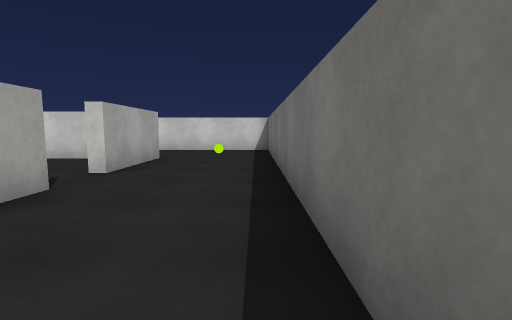
View 1 (above)

16 first-person views from a walk through a scene from a Unity 3-D project. The camera is 1.2 m above the floor, tilts 6° down and sees 85° across. The floor is counted in squares, 2 m on a side. Each view is taken from the middle of a square. On the plan, view 1 faces up. The plan holds only what a view shows up to about 9 squares ahead; the rest is blank. The place goes on beyond the plan. Door leaves are left out, so doorways stand open. Surface patterns are stand-ins for the level's own textures.

View 2
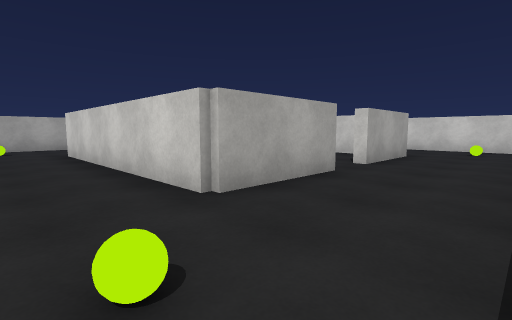

View 3
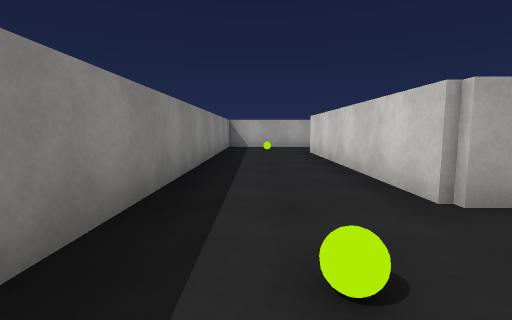

View 4
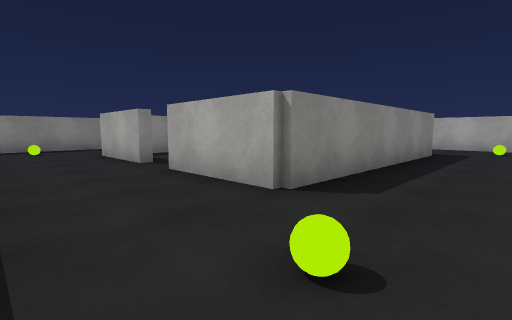

View 5
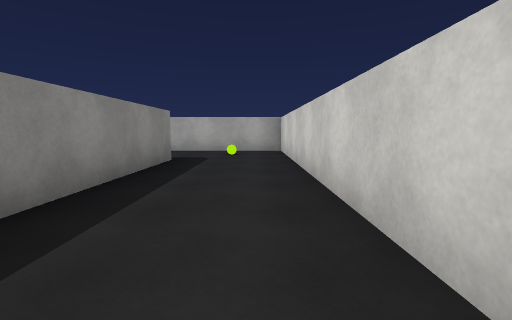

View 6
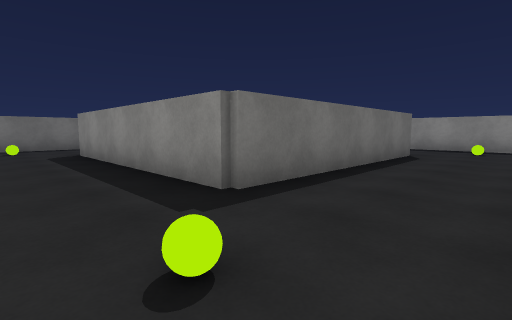

View 7
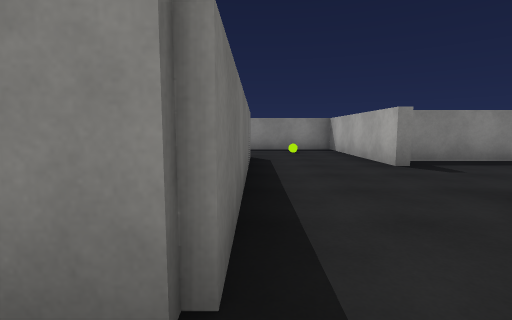

View 8
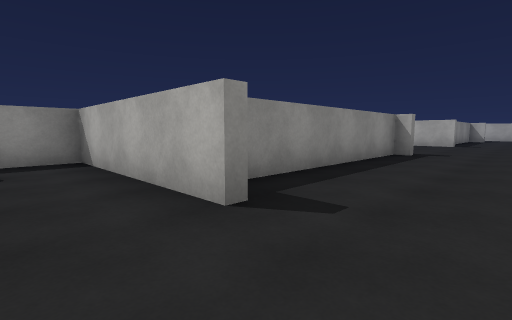

View 9
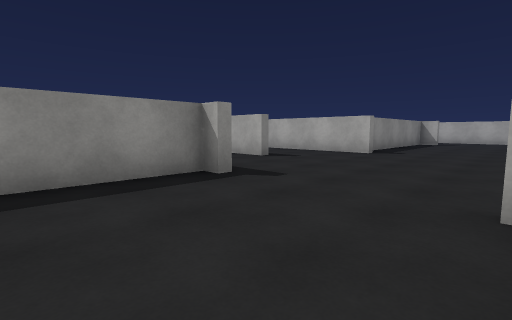

View 10
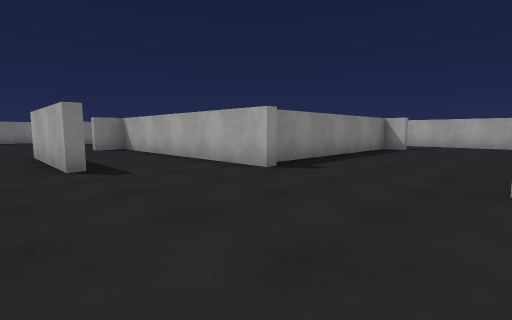

View 11
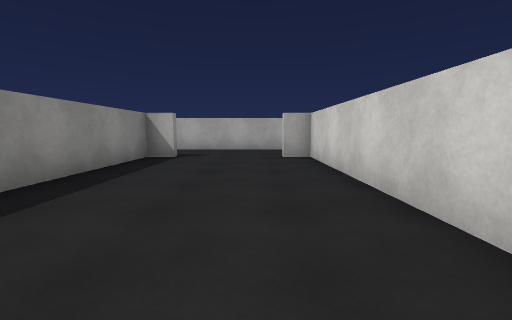

View 12
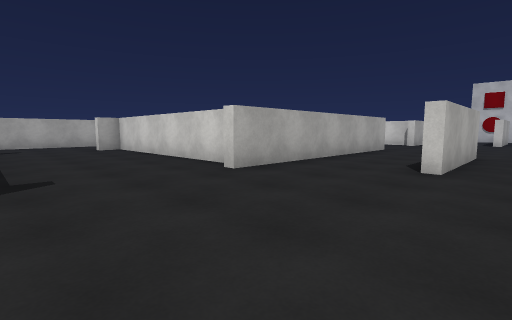

View 13
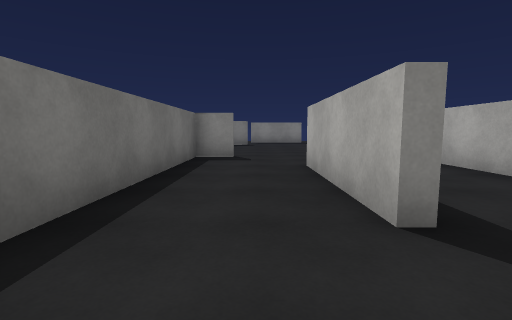

View 14
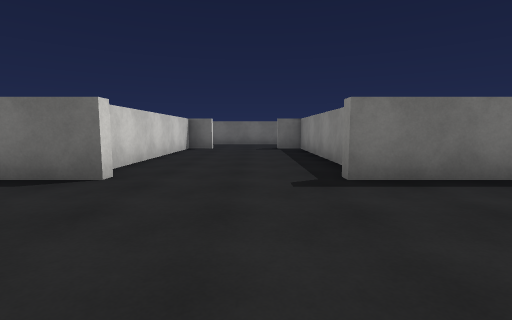

View 15
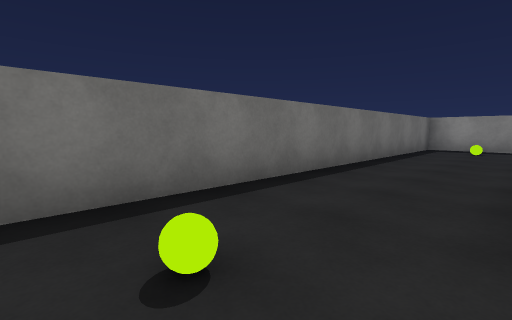

View 16
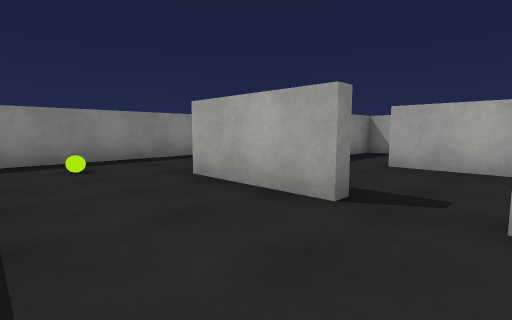

### Floor plan
Points are (right, up) in squares from view 1. A wall is a line through its corners. A room is listed if a view was taken in it or the views show most of it. See-through windows are left out.
Room 1 (views 1, 2, 3)
walls: (-2.1, 0.5) (-7.9, 0.5); (-10.4, 0.4) (-10.4, -2) (0.4, -2) (0.4, 0.5)
ways out: opening at (-0.5, 1.5) to room 2; opening at (-9.5, 1.5) to room 3
Room 2 (views 4, 5, 6, 7, 15, 16)
walls: (-2.1, 2.9) (-2.1, 0.5); (-7.9, 4.6) (-7.9, 6.3) (-2.1, 6.3) (-2.1, 3.9); (0.4, 0.5) (0.4, 8.8) (-10.4, 8.8) (-10.4, 5.4)
ways out: opening at (-0.5, 1.5) to room 1; opening at (-9.5, 5.5) to room 3; opening at (-2, 3) to room 5
Room 3 (view 8)
walls: (-10.4, 2.4) (-10.4, 0.4); (-7.9, 0.5) (-7.9, 4.6)
ways out: opening at (-9.5, 1.5) to room 1; opening at (-9.5, 5.5) to room 2; opening at (-11, 3.5) to room 4
Room 4 (views 9, 10, 11, 12, 13, 14)
walls: (-21.4, 2) (-21.4, -3.5); (-18.9, 0.4) (-18.9, -2.9); (-16.4, 2) (-16.4, 1.5) (-11, 1.5); (-22, 5.3) (-27.4, 5.3) (-27.4, 4.6); (-16.6, 4.8) (-16.6, 6.1); (-16.6, -3.5) (-16.6, 1.9); (-27.4, 2.2) (-27.4, 1.5) (-22, 1.5); (-11, 5.3) (-15.8, 5.3); (-29.9, 4.9) (-29.9, 1.5)
ways out: opening at (-11, 3.5) to room 3; opening at (-29, 5); opening at (-28.5, 2); opening at (-19.7, 6.7)
Room 5 (no view inside)
walls: (-3.9, 0.8) (-3.2, 0.8); (-4.9, 3.9) (-4.9, 2.2)
ways out: opening at (-2, 3) to room 2; opening at (-3.5, 4) to room 6; opening at (-5, 2)
Room 6 (no view inside)
walls: (-3.2, 6) (-4.6, 6)
ways out: opening at (-3.5, 4) to room 5

Positions as (right, up) in squares from view 1, and headings:
1: (0, 0), facing up
2: (0, -1), facing up-left
3: (0, -1), facing left
4: (0, 8), facing down-left
5: (-2, 8), facing left
6: (-10, 8), facing down-right
7: (-8, 7), facing down
8: (-9, 4), facing down-left
9: (-14, 5), facing down-left
10: (-18, 5), facing down-left
11: (-21, 4), facing left
12: (-18, 2), facing up-left
13: (-18, 2), facing down
14: (-20, 3), facing right
15: (-2, 8), facing down-right
16: (0, 4), facing down-left
